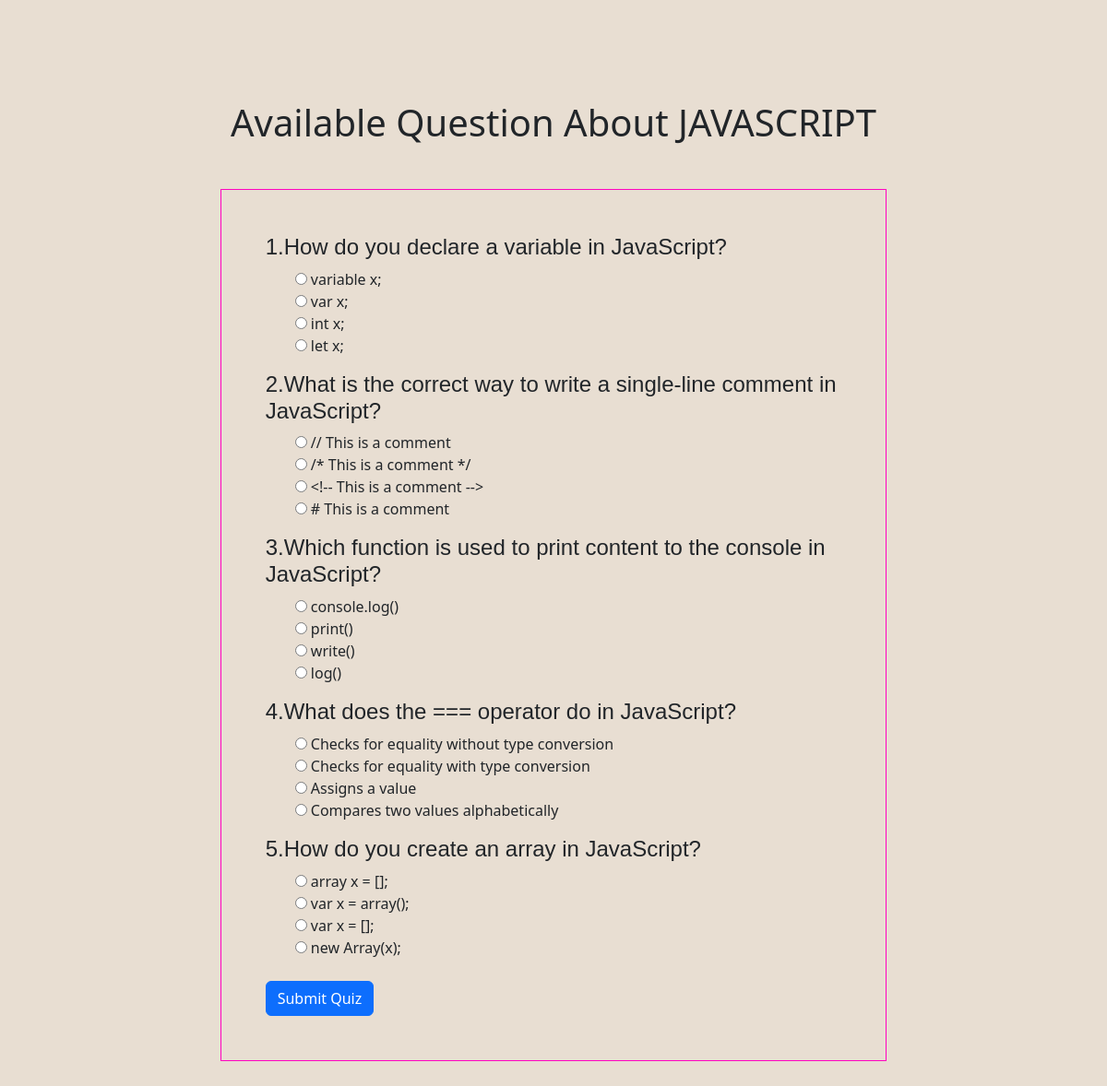
The page /quiz/7/ on the database its author committed.
### home/models.py (models this page shows, shortened)
class Quiz(models.Model):
    title = models.CharField(max_length=200)

class Question(models.Model):
    quiz = models.ForeignKey(Quiz, on_delete=models.CASCADE)
    question_text = models.TextField()

class Answer(models.Model):
    question = models.ForeignKey(Question, on_delete=models.CASCADE)
    answer_text = models.CharField(max_length=200)
    is_correct = models.BooleanField(default=False)

### home/views.py (the view)
# urls.py: path('quiz/<int:quiz_id>/', views.start_quiz, name='start_quiz'),
def start_quiz(request, quiz_id):
    quiz = get_object_or_404(Quiz, pk=quiz_id)
    questions = Question.objects.filter(quiz=quiz)
    return render(request, 'quiz/start_quiz.html', {'quiz': quiz, 'questions': questions})

### home/context_processors.py (called while the page is built)
def QuizList(request):
    quizzes = Quiz.objects.all()
    return {'quizzes': quizzes}

### template/quiz/start_quiz.html (shortened to what this page needs)
<!DOCTYPE html>
<html>
<head>
    <link rel="stylesheet" href="https://cdnjs.cloudflare.com/ajax/libs/font-awesome/6.4.2/css/all.min.css" />
    <link href="https://cdn.jsdelivr.net/npm/bootstrap@5.3.2/dist/css/bootstrap.min.css" rel="stylesheet">
    <link rel="stylesheet" href="/static/style.css">
</head>
<body>
              <section id="feacher">
                <div class="feachers-section px-5 py-5">
                  <h1 class="text-center mt-5">Available Question About {{ quiz.title }}</h1>
                  <div class="container">
                    <div class="row mt-5">
                      <div class="col-lg-2">
                      </div>
                      <div class="col-lg-8 p-5" style="border:1px solid #ff02c0;">
                        <form method="post"  action="{% url 'submit_quiz' quiz.id %}" >
                            {% for question in questions %}
                                  <h4> {{ question.question_text }} </h4>
                                  <ul style="list-style-type: none;">
                                    {% for answer in question.answer_set.all %}
                                      <li>
                                        <input type="radio" id="quiz{{ answer.id }}" name="question_{{ question.id }}" value="{{ answer.id }}">
                                        <label for="quiz{{ answer.id }}">{{ answer.answer_text }}</label>
                                      </li>
                                    {% endfor %}
                                  </ul>
                            {% endfor %}
                            <input class="btn btn-primary mt-2" type="submit" value="Submit Quiz">
                          </form>
                      </div>
                      <div class="col-lg-2">
                      </div>
                    </div>
                  </div>
                </div>
              </section>
</body>
</html>

### static/style.css (style rules this page uses)
html { scroll-behavior: smooth; }
h2,h3,h4,h5,h6 { font-family: 'Akshar', sans-serif; }
#feacher { padding: 5px 10px; background-color: #e8ded2; }

### rows shown on the page
Quiz: title "JAVASCRIPT"
Question: question_text "1.How do you declare a variable in JavaScript?"
Answer: answer_text "variable x;"
Answer: answer_text "var x;"
Answer: answer_text "int x;"
Answer: answer_text "let x;"
Question: question_text "2.What is the correct way to write a single-line comment in JavaScript?"
Answer: answer_text "// This is a comment"
Answer: answer_text "/* This is a comment */"
Answer: answer_text "<!-- This is a comment -->"
Answer: answer_text "# This is a comment"
Question: question_text "3.Which function is used to print content to the console in JavaScript?"
Answer: answer_text "console.log()"
Answer: answer_text "print()"
Answer: answer_text "write()"
Answer: answer_text "log()"
Question: question_text "4.What does the === operator do in JavaScript?"
Answer: answer_text "Checks for equality without type conversion"
Answer: answer_text "Checks for equality with type conversion"
Answer: answer_text "Assigns a value"
Answer: answer_text "Compares two values alphabetically"
Question: question_text "5.How do you create an array in JavaScript?"
Answer: answer_text "array x = [];"
Answer: answer_text "var x = array();"
Answer: answer_text "var x = [];"
Answer: answer_text "new Array(x);"
